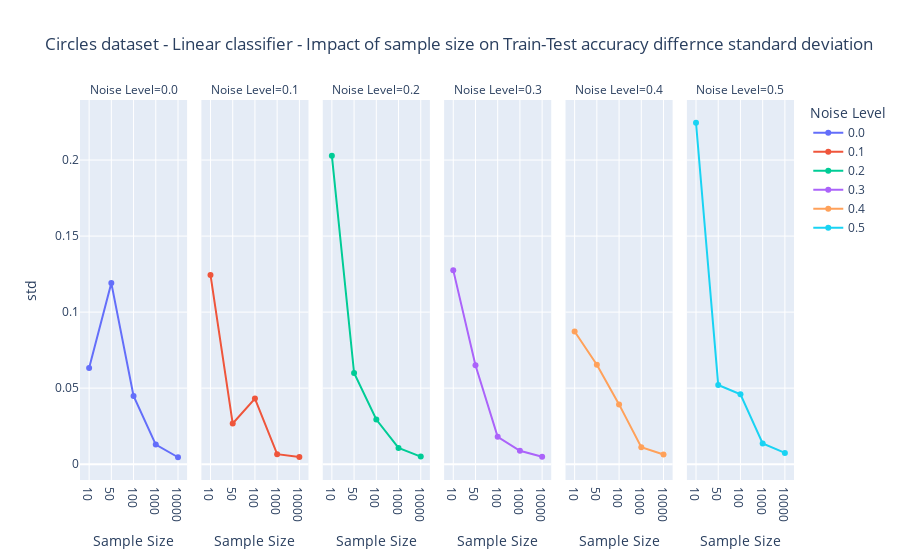

Source (notebook cell):
### Code cell
df1_lm_stat.noise_level = df1_lm_stat.noise_level.astype(str)
df1_lm_stat.n_sample = df1_lm_stat.n_sample.astype(str)

fig=px.line(df1_lm_stat,x='n_sample',y='std',
               labels={'n_sample': 'Sample Size', 'noise_level':'Noise Level'},
               color='noise_level',hover_data=['std'],facet_col='noise_level',markers=True,
               title='Circles dataset - Linear classifier - Impact of sample size on Train-Test accuracy differnce standard deviation ')
fig.show()

### Figure 1 — Plotly figure (JSON) as saved in the notebook; plotly's stock layout.template omitted (floating-point values rounded to 4 significant figures)
{"data": [{"hovertemplate": "Noise Level=0.0<br>Sample Size=%{x}<br>std=%{y}<extra></extra>", "legendgroup": "0.0", "line": {"color": "#636efa", "dash": "solid"}, "marker": {"symbol": "circle"}, "mode": "lines+markers", "name": "0.0", "orientation": "v", "showlegend": true, "type": "scatter", "x": ["10", "50", "100", "1000", "10000"], "xaxis": "x", "y": [0.06331, 0.1191, 0.04491, 0.01287, 0.004546], "yaxis": "y"}, {"hovertemplate": "Noise Level=0.1<br>Sample Size=%{x}<br>std=%{y}<extra></extra>", "legendgroup": "0.1", "line": {"color": "#EF553B", "dash": "solid"}, "marker": {"symbol": "circle"}, "mode": "lines+markers", "name": "0.1", "orientation": "v", "showlegend": true, "type": "scatter", "x": ["10", "50", "100", "1000", "10000"], "xaxis": "x2", "y": [0.1245, 0.02673, 0.04311, 0.006601, 0.004756], "yaxis": "y2"}, {"hovertemplate": "Noise Level=0.2<br>Sample Size=%{x}<br>std=%{y}<extra></extra>", "legendgroup": "0.2", "line": {"color": "#00cc96", "dash": "solid"}, "marker": {"symbol": "circle"}, "mode": "lines+markers", "name": "0.2", "orientation": "v", "showlegend": true, "type": "scatter", "x": ["10", "50", "100", "1000", "10000"], "xaxis": "x3", "y": [0.2029, 0.05996, 0.02936, 0.0107, 0.005], "yaxis": "y3"}, {"hovertemplate": "Noise Level=0.3<br>Sample Size=%{x}<br>std=%{y}<extra></extra>", "legendgroup": "0.3", "line": {"color": "#ab63fa", "dash": "solid"}, "marker": {"symbol": "circle"}, "mode": "lines+markers", "name": "0.3", "orientation": "v", "showlegend": true, "type": "scatter", "x": ["10", "50", "100", "1000", "10000"], "xaxis": "x4", "y": [0.1276, 0.06503, 0.01798, 0.00881, 0.004821], "yaxis": "y4"}, {"hovertemplate": "Noise Level=0.4<br>Sample Size=%{x}<br>std=%{y}<extra></extra>", "legendgroup": "0.4", "line": {"color": "#FFA15A", "dash": "solid"}, "marker": {"symbol": "circle"}, "mode": "lines+markers", "name": "0.4", "orientation": "v", "showlegend": true, "type": "scatter", "x": ["10", "50", "100", "1000", "10000"], "xaxis": "x5", "y": [0.08726, 0.0654, 0.03929, 0.01113, 0.006396], "yaxis": "y5"}, {"hovertemplate": "Noise Level=0.5<br>Sample Size=%{x}<br>std=%{y}<extra></extra>", "legendgroup": "0.5", "line": {"color": "#19d3f3", "dash": "solid"}, "marker": {"symbol": "circle"}, "mode": "lines+markers", "name": "0.5", "orientation": "v", "showlegend": true, "type": "scatter", "x": ["10", "50", "100", "1000", "10000"], "xaxis": "x6", "y": [0.2245, 0.05209, 0.04597, 0.01365, 0.007387], "yaxis": "y6"}], "layout": {"annotations": [{"font": {}, "showarrow": false, "text": "Noise Level=0.0", "x": 0.075, "xanchor": "center", "xref": "paper", "y": 1, "yanchor": "bottom", "yref": "paper"}, {"font": {}, "showarrow": false, "text": "Noise Level=0.1", "x": 0.245, "xanchor": "center", "xref": "paper", "y": 1, "yanchor": "bottom", "yref": "paper"}, {"font": {}, "showarrow": false, "text": "Noise Level=0.2", "x": 0.415, "xanchor": "center", "xref": "paper", "y": 1, "yanchor": "bottom", "yref": "paper"}, {"font": {}, "showarrow": false, "text": "Noise Level=0.3", "x": 0.585, "xanchor": "center", "xref": "paper", "y": 1, "yanchor": "bottom", "yref": "paper"}, {"font": {}, "showarrow": false, "text": "Noise Level=0.4", "x": 0.755, "xanchor": "center", "xref": "paper", "y": 1, "yanchor": "bottom", "yref": "paper"}, {"font": {}, "showarrow": false, "text": "Noise Level=0.5", "x": 0.925, "xanchor": "center", "xref": "paper", "y": 1, "yanchor": "bottom", "yref": "paper"}], "autosize": true, "legend": {"title": {"text": "Noise Level"}, "tracegroupgap": 0}, "title": {"text": "Circles dataset - Linear classifier - Impact of sample size on Train-Test accuracy differnce standard deviation "}, "xaxis": {"anchor": "y", "autorange": true, "domain": [0, 0.15], "range": [-0.4047, 4.405], "title": {"text": "Sample Size"}, "type": "category"}, "xaxis2": {"anchor": "y2", "autorange": true, "domain": [0.17, 0.32], "matches": "x", "range": [-0.4047, 4.405], "title": {"text": "Sample Size"}, "type": "category"}, "xaxis3": {"anchor": "y3", "autorange": true, "domain": [0.34, 0.49], "matches": "x", "range": [-0.4047, 4.405], "title": {"text": "Sample Size"}, "type": "category"}, "xaxis4": {"anchor": "y4", "autorange": true, "domain": [0.51, 0.66], "matches": "x", "range": [-0.4047, 4.405], "title": {"text": "Sample Size"}, "type": "category"}, "xaxis5": {"anchor": "y5", "autorange": true, "domain": [0.68, 0.83], "matches": "x", "range": [-0.4047, 4.405], "title": {"text": "Sample Size"}, "type": "category"}, "xaxis6": {"anchor": "y6", "autorange": true, "domain": [0.85, 1], "matches": "x", "range": [-0.4047, 4.405], "title": {"text": "Sample Size"}, "type": "category"}, "yaxis": {"anchor": "x", "autorange": true, "domain": [0, 1], "range": [-0.01361, 0.2427], "title": {"text": "std"}, "type": "linear"}, "yaxis2": {"anchor": "x2", "autorange": true, "domain": [0, 1], "matches": "y", "range": [-0.01361, 0.2427], "showticklabels": false, "type": "linear"}, "yaxis3": {"anchor": "x3", "autorange": true, "domain": [0, 1], "matches": "y", "range": [-0.01361, 0.2427], "showticklabels": false, "type": "linear"}, "yaxis4": {"anchor": "x4", "autorange": true, "domain": [0, 1], "matches": "y", "range": [-0.01361, 0.2427], "showticklabels": false, "type": "linear"}, "yaxis5": {"anchor": "x5", "autorange": true, "domain": [0, 1], "matches": "y", "range": [-0.01361, 0.2427], "showticklabels": false, "type": "linear"}, "yaxis6": {"anchor": "x6", "autorange": true, "domain": [0, 1], "matches": "y", "range": [-0.01361, 0.2427], "showticklabels": false, "type": "linear"}}}
